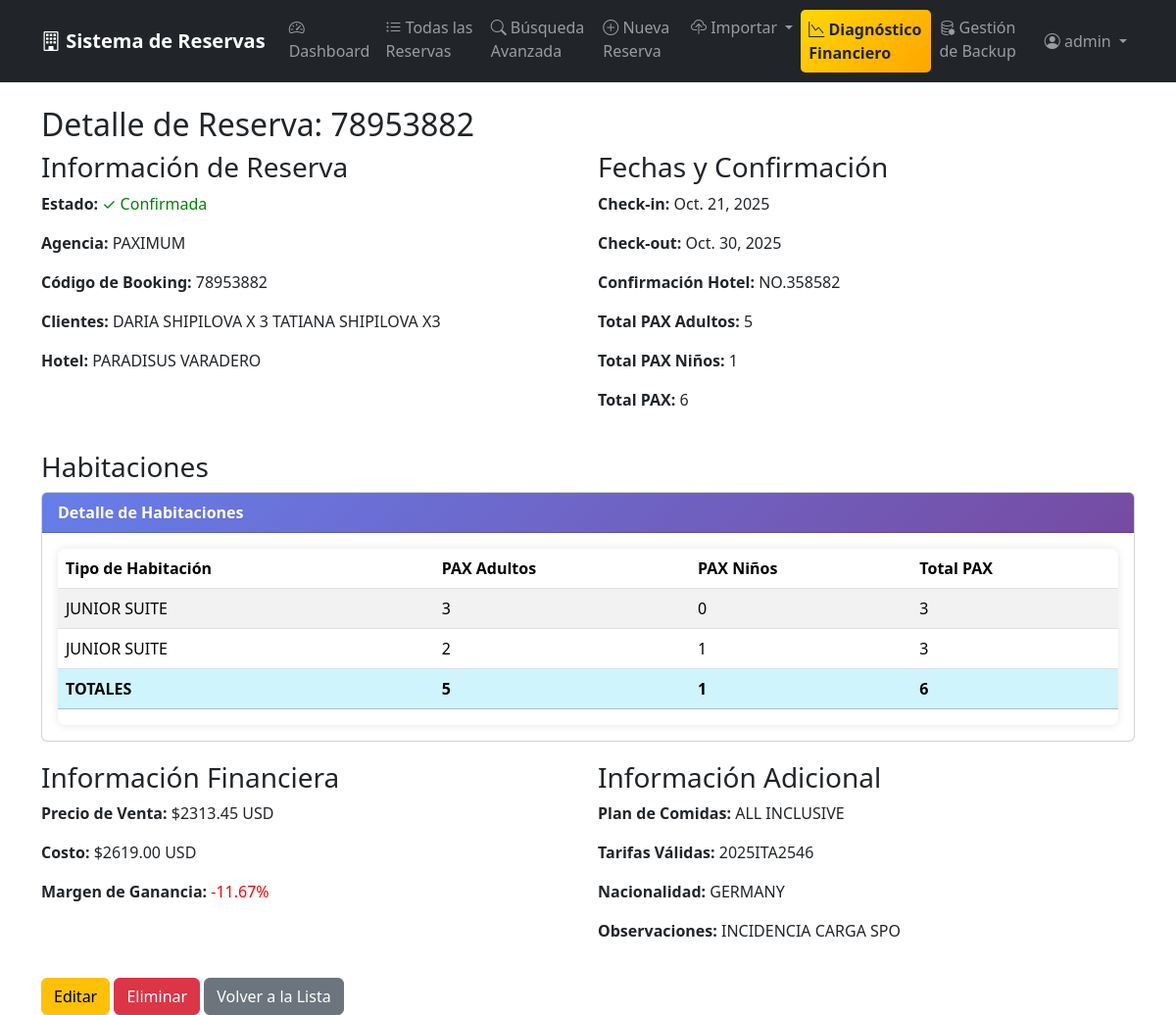
Page /225/ (signed in) on the committed database.
### reservations/models.py (models this page shows, shortened)
class Reservation(models.Model):
    STATUS_CHOICES = [
        ('OK', 'Confirmada'),
        ('CXX', 'Cancelada'),
        ('PENDING', 'Pendiente'),
    ]
    status = models.CharField(
        max_length=20,
        choices=STATUS_CHOICES,
        default='OK'
    )
    agency = models.CharField(max_length=100)
    booking_code = models.CharField(max_length=50, unique=True)
    clients_names = models.TextField()
    hotel = models.CharField(max_length=200)
    date_from = models.DateField()
    date_to = models.DateField()
    hotel_confirmation = models.CharField(max_length=100, blank=True)
    meal_plan = models.TextField(blank=True, verbose_name='Plan de Comidas')
    sale_price = models.DecimalField(max_digits=10, decimal_places=2)
    touch_cost = models.DecimalField(max_digits=10, decimal_places=2)
    profit_percentage = models.DecimalField(
        max_digits=8,
        decimal_places=2,
        blank=True,
        null=True
    )
    valid_rates = models.TextField(blank=True)
    nationality = models.CharField(max_length=50)
    remarks = models.TextField(blank=True)
    created_by = models.ForeignKey(
        User,
        on_delete=models.CASCADE
    )
    created_at = models.DateTimeField(auto_now_add=True)
    updated_at = models.DateTimeField(auto_now=True)
    def total_pax_ad(self):
        return sum(room.pax_ad for room in self.rooms.all())
    def total_pax_chd(self):
        return sum(room.pax_chd for room in self.rooms.all())
    def total_pax(self):
        return self.total_pax_ad() + self.total_pax_chd()
    class Meta:
        ordering = ['created_at']

class Room(models.Model):
    reservation = models.ForeignKey(
        Reservation,
        on_delete=models.CASCADE,
        related_name='rooms'
    )
    room_type = models.CharField(max_length=100, verbose_name='Tipo de Habitación')
    pax_ad = models.IntegerField(
        verbose_name='PAX Adultos',
        default=1,
        help_text='Número de adultos en esta habitación'
    )
    pax_chd = models.IntegerField(
        verbose_name='PAX Niños',
        default=0,
        help_text='Número de niños en esta habitación'
    )
    class Meta:
        ordering = ['id']

### reservations/views.py (the view)
# urls.py: path('<int:pk>/', views.reservation_detail, name='detail'),
@login_required
def reservation_detail(request, pk):
    reservation = get_object_or_404(Reservation, pk=pk)
    return render(request, 'reservations/detail.html', {'reservation': reservation})

### reservations/templates/reservations/detail.html
{% extends 'reservations/base.html' %}
{% block content %}
<h2>Detalle de Reserva: {{ reservation.booking_code }}</h2>
<div style="display: grid; grid-template-columns: 1fr 1fr; gap: 20px;">
    <div>
        <h3>Información de Reserva</h3>
        <p><strong>Estado:</strong>
            {% if reservation.status == 'OK' %}
                <span style="color: green;">✓ Confirmada</span>
            {% elif reservation.status == 'CXX' %}
                <span style="color: red;">✗ Cancelada</span>
            {% else %}
                <span style="color: orange;">⏳ Pendiente</span>
            {% endif %}
        </p>
        <p><strong>Agencia:</strong> {{ reservation.agency }}</p>
        <p><strong>Código de Booking:</strong> {{ reservation.booking_code }}</p>
        <p><strong>Clientes:</strong> {{ reservation.clients_names }}</p>
        <p><strong>Hotel:</strong> {{ reservation.hotel }}</p>
    </div>
    <div>
        <h3>Fechas y Confirmación</h3>
        <p><strong>Check-in:</strong> {{ reservation.date_from }}</p>
        <p><strong>Check-out:</strong> {{ reservation.date_to }}</p>
        <p><strong>Confirmación Hotel:</strong> {{ reservation.hotel_confirmation|default:"Pendiente" }}</p>
        <p><strong>Total PAX Adultos:</strong> {{ reservation.total_pax_ad }}</p>
        <p><strong>Total PAX Niños:</strong> {{ reservation.total_pax_chd }}</p>
        <p><strong>Total PAX:</strong> {{ reservation.total_pax }}</p>
    </div>
</div>
<div class="mt-4">
    <h3>Habitaciones</h3>
    <div class="card">
        <div class="card-header">
            <strong>Detalle de Habitaciones</strong>
        </div>
        <div class="card-body">
            <div class="table-responsive">
                <table class="table table-striped">
                    <thead>
                        <tr>
                            <th>Tipo de Habitación</th>
                            <th>PAX Adultos</th>
                            <th>PAX Niños</th>
                            <th>Total PAX</th>
                        </tr>
                    </thead>
                    <tbody>
                        {% for room in reservation.rooms.all %}
                        <tr>
                            <td>{{ room.room_type }}</td>
                            <td>{{ room.pax_ad }}</td>
                            <td>{{ room.pax_chd }}</td>
                            <td>{{ room.pax_ad|add:room.pax_chd }}</td>
                        </tr>
                        {% endfor %}
                    </tbody>
                    <tfoot>
                        <tr class="table-info">
                            <td><strong>TOTALES</strong></td>
                            <td><strong>{{ reservation.total_pax_ad }}</strong></td>
                            <td><strong>{{ reservation.total_pax_chd }}</strong></td>
                            <td><strong>{{ reservation.total_pax }}</strong></td>
                        </tr>
                    </tfoot>
                </table>
            </div>
        </div>
    </div>
</div>
<div style="display: grid; grid-template-columns: 1fr 1fr; gap: 20px; margin-top: 20px;">
    <div>
        <h3>Información Financiera</h3>
        <p><strong>Precio de Venta:</strong> ${{ reservation.sale_price }} USD</p>
        <p><strong>Costo:</strong> ${{ reservation.touch_cost }} USD</p>
        <p><strong>Margen de Ganancia:</strong>
            <span style="color: {% if reservation.profit_percentage > 0 %}green{% else %}red{% endif %};">
                {{ reservation.profit_percentage|floatformat:2 }}%
            </span>
        </p>
    </div>
    <div>
        <h3>Información Adicional</h3>
        <p><strong>Plan de Comidas:</strong> {{ reservation.meal_plan|default:"No especificado" }}</p>
        <p><strong>Tarifas Válidas:</strong> {{ reservation.valid_rates|default:"N/A" }}</p>
        <p><strong>Nacionalidad:</strong> {{ reservation.nationality }}</p>
        <p><strong>Observaciones:</strong> {{ reservation.remarks|default:"Ninguna" }}</p>
    </div>
</div>
<div style="margin-top: 20px;">
    <a href="{% url 'reservations:update' reservation.pk %}" class="btn btn-warning">Editar</a>
    <a href="{% url 'reservations:delete' reservation.pk %}" class="btn btn-danger">Eliminar</a>
    <a href="{% url 'reservations:list' %}" class="btn btn-secondary">Volver a la Lista</a>
</div>
{% endblock %}

### reservations/templates/reservations/base.html (shortened to what this page needs)
<!DOCTYPE html>
<html lang="es" data-bs-theme="light">
<head>
    <link href="https://cdn.jsdelivr.net/npm/bootstrap@5.3.2/dist/css/bootstrap.min.css" rel="stylesheet">
    <link rel="stylesheet" href="https://cdn.jsdelivr.net/npm/bootstrap-icons@1.11.1/font/bootstrap-icons.css">
</head>
<body>
    <nav class="navbar navbar-expand-lg navbar-dark bg-dark">
        <div class="container">
            <a class="navbar-brand" href="{% url 'reservations:list' %}">
                <i class="bi bi-building"></i> Sistema de Reservas
            </a>
            <div class="collapse navbar-collapse" id="navbarNav">
                <ul class="navbar-nav me-auto">
                    <li class="nav-item">
                        <a class="nav-link" href="{% url 'reservations:dashboard' %}">
                            <i class="bi bi-speedometer2"></i> Dashboard
                        </a>
                    </li>
                    <li class="nav-item">
                        <a class="nav-link" href="{% url 'reservations:list' %}">
                            <i class="bi bi-list-ul"></i> Todas las Reservas
                        </a>
                    </li>
                    <li class="nav-item">
                        <a class="nav-link" href="{% url 'reservations:search' %}">
                            <i class="bi bi-search"></i> Búsqueda Avanzada
                        </a>
                    </li>
                    <li class="nav-item">
                        <a class="nav-link" href="{% url 'reservations:create' %}">
                            <i class="bi bi-plus-circle"></i> Nueva Reserva
                        </a>
                    </li>
                    <li class="nav-item dropdown">
                         <a class="nav-link dropdown-toggle" href="#" role="button" data-bs-toggle="dropdown">
                             <i class="bi bi-cloud-upload"></i> Importar
                         </a>
</li>
                    <li class="nav-item">
                        <a class="nav-link diagnostic-link text-dark fw-bold" href="{% url 'reservations:financial_debug' %}">
                            <i class="bi bi-graph-down"></i> Diagnóstico Financiero
                        </a>
                    </li>
                    <li class="nav-item">
                        <a class="nav-link" href="{% url 'reservations:backup_management' %}">
                             <i class="bi bi-database-gear"></i> Gestión de Backup
                        </a>
                    </li>
                </ul>
                <ul class="navbar-nav">
                    {% if user.is_authenticated %}
                    <li class="nav-item dropdown">
                        <a class="nav-link dropdown-toggle" href="#" role="button" data-bs-toggle="dropdown">
                            <i class="bi bi-person-circle"></i> {{ user.username }}
                        </a>
                    </li>
                    {% else %}
                    <li class="nav-item">
                        <a class="nav-link" href="{% url 'login' %}">
                            <i class="bi bi-box-arrow-in-right"></i> Iniciar Sesión
                        </a>
                    </li>
                    {% endif %}
                </ul>
            </div>
        </div>
    </nav>
    <div class="container mt-4">
        {% block content %}
        {% endblock %}
    </div>
</body>
</html>

### reservations/templates/reservations/base.html (style rules this page uses)
.navbar-brand { font-weight: 600; }
.table-responsive { box-shadow: 0 0 10px rgba(0,0,0,0.1); border-radius: 8px; }
.card-header { background: linear-gradient(135deg, #667eea 0%, #764ba2 100%); color: white; }
.diagnostic-link { background: linear-gradient(135deg, #ffd700 0%, #ffa500 100%); border-radius: 5px; margin: 2px 0; }

### rows in the picture
Reservation: booking_code "78953882", agency "PAXIMUM", clients_names "DARIA SHIPILOVA X 3 TATIANA SHIPILOVA X3", hotel "PARADISUS VARADERO", date_from "Oct. 21, 2025", date_to "Oct. 30, 2025", hotel_confirmation "NO.358582", total_pax_ad "5", total_pax_chd "1", total_pax "6", sale_price "2313.45", touch_cost "2619.00", profit_percentage "-11.67", meal_plan "ALL INCLUSIVE", valid_rates "2025ITA2546", nationality "GERMANY", remarks "INCIDENCIA CARGA SPO"
Room: room_type "JUNIOR SUITE", pax_ad "3", pax_chd "0", pax_ad|add "3"
Room: room_type "JUNIOR SUITE", pax_ad "2", pax_chd "1", pax_ad|add "3"

### other values in the picture
{{ user.username }} "admin"
